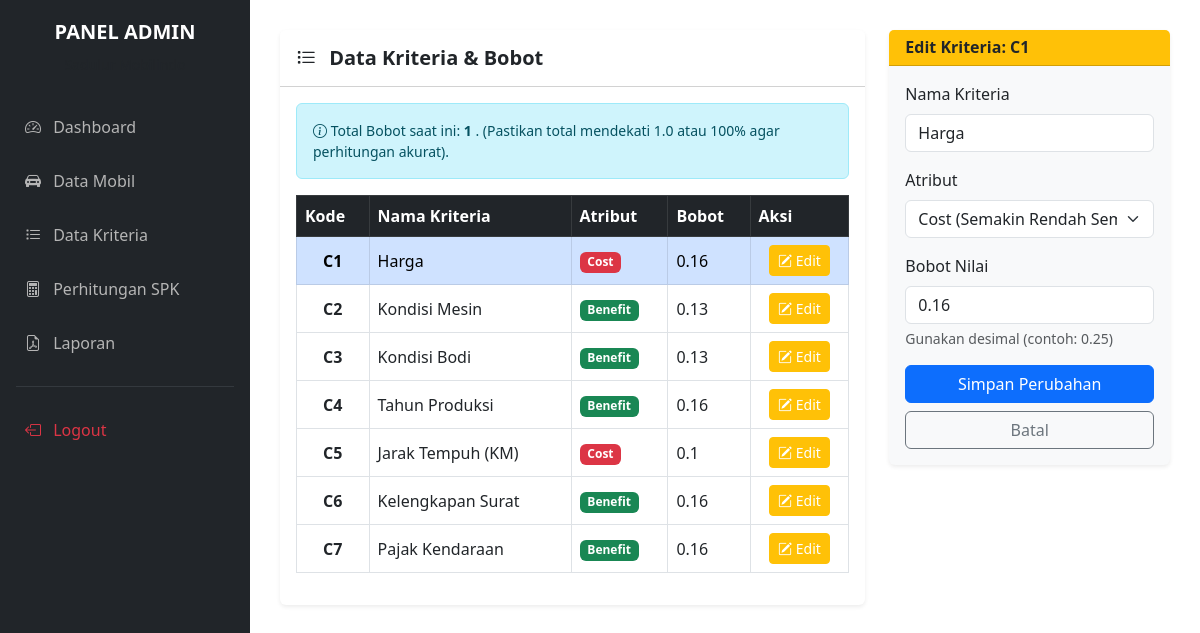
The app's page /admin/data_kriteria.php?aksi=edit&id=1 (signed in) with its own data.
### tables this page shows
CREATE TABLE `tb_kriteria` (
  `id_kriteria` int(11) NOT NULL,
  `kode_kriteria` varchar(5) NOT NULL,
  `nama_kriteria` varchar(100) NOT NULL,
  `atribut` enum('benefit','cost') NOT NULL,
  `bobot` float NOT NULL
);

### config/functions.php (called while the page is built, shortened)
<?php
require 'koneksi.php';
function query($query) {
    global $conn;
    $result = mysqli_query($conn, $query);
    $rows = [];
    while ($row = mysqli_fetch_assoc($result)) {
        $rows[] = $row;
    }
    return $rows;
}
function cariKriteria($id) {
    global $conn;
    return mysqli_fetch_assoc(mysqli_query($conn, "SELECT * FROM tb_kriteria WHERE id_kriteria=$id"));
}
?>

### admin/data_kriteria.php (the view, shortened to what this page needs)
<?php
include 'header.php';
$mode_edit = false;
$kriteria_edit = null;
if (isset($_GET['aksi']) && $_GET['aksi'] == 'edit' && isset($_GET['id'])) {
    if ($_SESSION['role'] === 'admin') {
        $mode_edit = true;
        $kriteria_edit = cariKriteria($_GET['id']);
    } else {
        echo "<script>alert('Akses Ditolak! Anda tidak memiliki izin untuk mengedit.');</script>";
    }
}
$kriteria = query("SELECT * FROM tb_kriteria ORDER BY id_kriteria ASC");
?>
<div class="row">
    <div class="col-md-8">
        <div class="card shadow-sm border-0 mb-4">
            <div class="card-header bg-white py-3">
                <h5 class="mb-0 fw-bold"><i class="bi bi-list-task me-2"></i> Data Kriteria & Bobot</h5>
            </div>
            <div class="card-body">
                <div class="alert alert-info small mb-3">
                    <i class="bi bi-info-circle"></i>
                    Total Bobot saat ini:
                    <strong>
                    <?php
                        $total_bobot = 0;
                        foreach($kriteria as $k) $total_bobot += $k['bobot'];
                        echo $total_bobot;
                    ?>
                    </strong>.
                    (Pastikan total mendekati 1.0 atau 100% agar perhitungan akurat).
                </div>
                <table class="table table-bordered table-hover align-middle">
                    <thead class="table-dark">
                        <tr>
                            <th>Kode</th>
                            <th>Nama Kriteria</th>
                            <th>Atribut</th>
                            <th>Bobot</th>
                            <th>Aksi</th>
                        </tr>
                    </thead>
                    <tbody>
                        <?php foreach ($kriteria as $k) : ?>
                        <tr class="<?= ($mode_edit && $kriteria_edit['id_kriteria'] == $k['id_kriteria']) ? 'table-primary' : ''; ?>">
                            <td class="text-center fw-bold"><?= $k['kode_kriteria']; ?></td>
                            <td><?= $k['nama_kriteria']; ?></td>
                            <td>
                                <?php if($k['atribut'] == 'benefit'): ?>
                                    <span class="badge bg-success">Benefit</span>
                                <?php else: ?>
                                    <span class="badge bg-danger">Cost</span>
                                <?php endif; ?>
                            </td>
                            <td><?= $k['bobot']; ?></td>
                            <td class="text-center">
                                <?php if ($_SESSION['role'] === 'admin') : ?>
                                <a href="data_kriteria.php?aksi=edit&id=<?= $k['id_kriteria']; ?>" class="btn btn-sm btn-warning text-white">
                                    <i class="bi bi-pencil-square"></i> Edit
                                </a>
                                <?php else : ?>
                                    <span class="badge bg-secondary">View Only</span>
                                <?php endif; ?>
                            </td>
                        </tr>
                        <?php endforeach; ?>
                    </tbody>
                </table>
            </div>
        </div>
    </div>
    <?php if($mode_edit): ?>
    <div class="col-md-4">
        <div class="card shadow-sm border-0 bg-light">
            <div class="card-header bg-warning text-dark">
                <h6 class="mb-0 fw-bold">Edit Kriteria: <?= $kriteria_edit['kode_kriteria']; ?></h6>
            </div>
            <div class="card-body">
                <form action="" method="post">
                    <div class="mb-3">
                        <label class="form-label">Nama Kriteria</label>
                        <input type="text" name="nama_kriteria" class="form-control" value="<?= $kriteria_edit['nama_kriteria']; ?>" required>
                    </div>
                    <div class="mb-3">
                        <label class="form-label">Atribut</label>
                        <select name="atribut" class="form-select">
                            <option value="cost" <?= ($kriteria_edit['atribut'] == 'cost') ? 'selected' : ''; ?>>Cost (Semakin Rendah Semakin Bagus)</option>
                        </select>
                    </div>
                    <div class="mb-3">
                        <label class="form-label">Bobot Nilai</label>
                        <input type="number" step="0.01" name="bobot" class="form-control" value="<?= $kriteria_edit['bobot']; ?>" required>
                        <div class="form-text">Gunakan desimal (contoh: 0.25)</div>
                    </div>
                    <div class="d-grid gap-2">
                        <button type="submit" name="simpan_kriteria" class="btn btn-primary">Simpan Perubahan</button>
                        <a href="data_kriteria.php" class="btn btn-outline-secondary">Batal</a>
                    </div>
                </form>
            </div>
        </div>
    </div>
    <?php endif; ?>
</div>
<?php include 'footer.php'; ?>

### records on screen
tb_kriteria: kode_kriteria "C1", nama_kriteria "Harga", shows "Cost", bobot "0.16", atribut "Cost (Semakin Rendah Semakin Bagus)"
tb_kriteria: kode_kriteria "C2", nama_kriteria "Kondisi Mesin", atribut "Benefit", bobot "0.13"
tb_kriteria: kode_kriteria "C3", nama_kriteria "Kondisi Bodi", atribut "Benefit", bobot "0.13"
tb_kriteria: kode_kriteria "C4", nama_kriteria "Tahun Produksi", atribut "Benefit", bobot "0.16"
tb_kriteria: kode_kriteria "C5", nama_kriteria "Jarak Tempuh (KM)", atribut "Cost", bobot "0.1"
tb_kriteria: kode_kriteria "C6", nama_kriteria "Kelengkapan Surat", atribut "Benefit", bobot "0.16"
tb_kriteria: kode_kriteria "C7", nama_kriteria "Pajak Kendaraan", atribut "Benefit", bobot "0.16"

### other values on screen
$_SESSION['role'] "ADMIN"
$total_bobot "1"
